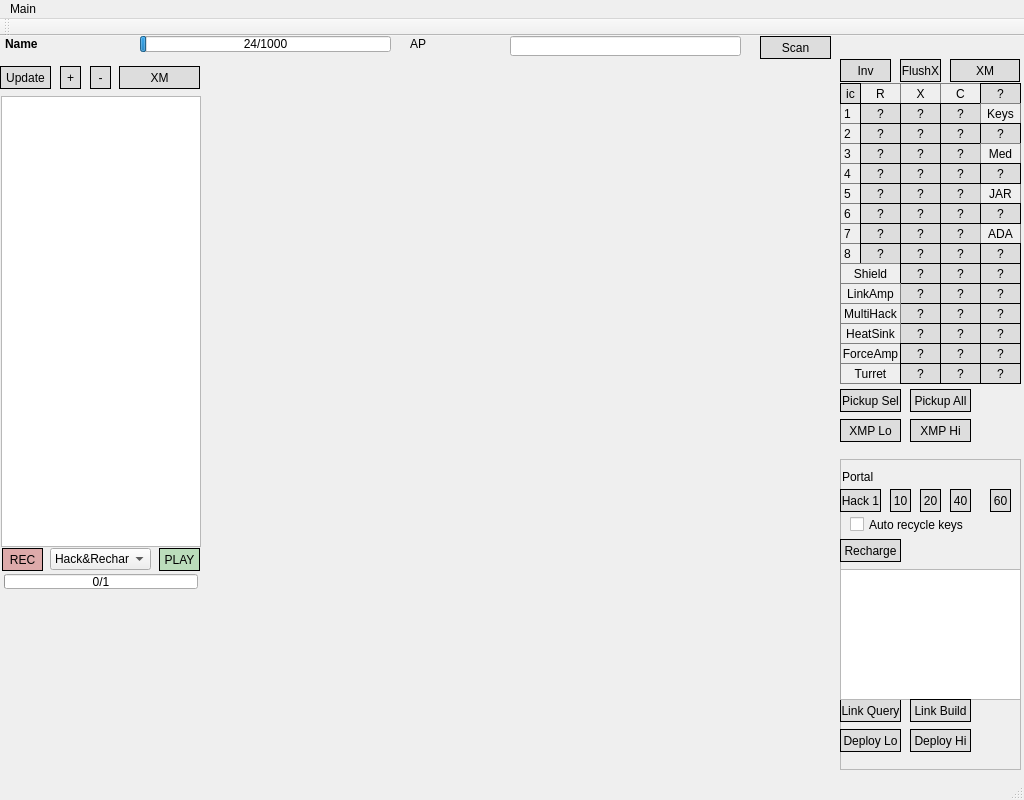
<?xml version="1.0" encoding="UTF-8"?>
<ui version="4.0">
 <class>MainWindow</class>
 <widget class="QMainWindow" name="MainWindow">
  <property name="geometry">
   <rect>
    <x>0</x>
    <y>0</y>
    <width>1024</width>
    <height>800</height>
   </rect>
  </property>
  <property name="windowTitle">
   <string>Influx</string>
  </property>
  <property name="styleSheet">
   <string notr="true">QWidget {
	font-family:&quot;Arial&quot;;
	font-size:10;
}

QPushButton {
	border: 1px solid black;
	background-color:#ddd;
}
QPushButton:hover {
	background-color:#eee;
}
QPushButton:pressed {
	background-color:#fff;
}
</string>
  </property>
  <widget class="QWidget" name="centralWidget">
   <widget class="QLabel" name="lblName">
    <property name="geometry">
     <rect>
      <x>5</x>
      <y>0</y>
      <width>121</width>
      <height>16</height>
     </rect>
    </property>
    <property name="font">
     <font>
      <family>Arial</family>
      <weight>75</weight>
      <bold>true</bold>
     </font>
    </property>
    <property name="styleSheet">
     <string notr="true">QWidget {
	font-weight:bold;
}</string>
    </property>
    <property name="text">
     <string>Name</string>
    </property>
   </widget>
   <widget class="QLabel" name="lblAP">
    <property name="geometry">
     <rect>
      <x>410</x>
      <y>0</y>
      <width>121</width>
      <height>16</height>
     </rect>
    </property>
    <property name="text">
     <string>AP</string>
    </property>
   </widget>
   <widget class="QProgressBar" name="prgXM">
    <property name="geometry">
     <rect>
      <x>140</x>
      <y>0</y>
      <width>251</width>
      <height>16</height>
     </rect>
    </property>
    <property name="maximum">
     <number>1000</number>
    </property>
    <property name="value">
     <number>24</number>
    </property>
    <property name="textVisible">
     <bool>true</bool>
    </property>
    <property name="format">
     <string>%v/%m</string>
    </property>
   </widget>
   <widget class="QLineEdit" name="edtPos">
    <property name="geometry">
     <rect>
      <x>510</x>
      <y>0</y>
      <width>231</width>
      <height>20</height>
     </rect>
    </property>
   </widget>
   <widget class="QWidget" name="wdgTool" native="true">
    <property name="geometry">
     <rect>
      <x>840</x>
      <y>3</y>
      <width>181</width>
      <height>741</height>
     </rect>
    </property>
    <widget class="QPushButton" name="btnInv">
     <property name="geometry">
      <rect>
       <x>0</x>
       <y>20</y>
       <width>51</width>
       <height>23</height>
      </rect>
     </property>
     <property name="text">
      <string>Inv</string>
     </property>
    </widget>
    <widget class="QFrame" name="frmInv">
     <property name="geometry">
      <rect>
       <x>0</x>
       <y>44</y>
       <width>181</width>
       <height>301</height>
      </rect>
     </property>
     <property name="styleSheet">
      <string notr="true">QFrame {
	border: 1px solid grey;
	
}</string>
     </property>
     <property name="frameShape">
      <enum>QFrame::StyledPanel</enum>
     </property>
     <property name="frameShadow">
      <enum>QFrame::Raised</enum>
     </property>
     <widget class="QLabel" name="lbl1">
      <property name="geometry">
       <rect>
        <x>0</x>
        <y>20</y>
        <width>21</width>
        <height>21</height>
       </rect>
      </property>
      <property name="font">
       <font>
        <family>Arial</family>
       </font>
      </property>
      <property name="text">
       <string>1</string>
      </property>
     </widget>
     <widget class="QLabel" name="lbl2">
      <property name="geometry">
       <rect>
        <x>0</x>
        <y>40</y>
        <width>21</width>
        <height>21</height>
       </rect>
      </property>
      <property name="font">
       <font>
        <family>Arial</family>
       </font>
      </property>
      <property name="text">
       <string>2</string>
      </property>
     </widget>
     <widget class="QLabel" name="lbl3">
      <property name="geometry">
       <rect>
        <x>0</x>
        <y>60</y>
        <width>21</width>
        <height>21</height>
       </rect>
      </property>
      <property name="font">
       <font>
        <family>Arial</family>
       </font>
      </property>
      <property name="text">
       <string>3</string>
      </property>
     </widget>
     <widget class="QLabel" name="lbl4">
      <property name="geometry">
       <rect>
        <x>0</x>
        <y>80</y>
        <width>21</width>
        <height>21</height>
       </rect>
      </property>
      <property name="font">
       <font>
        <family>Arial</family>
       </font>
      </property>
      <property name="text">
       <string>4</string>
      </property>
     </widget>
     <widget class="QLabel" name="lbl5">
      <property name="geometry">
       <rect>
        <x>0</x>
        <y>100</y>
        <width>21</width>
        <height>21</height>
       </rect>
      </property>
      <property name="font">
       <font>
        <family>Arial</family>
       </font>
      </property>
      <property name="text">
       <string>5</string>
      </property>
     </widget>
     <widget class="QLabel" name="lbl6">
      <property name="geometry">
       <rect>
        <x>0</x>
        <y>120</y>
        <width>21</width>
        <height>21</height>
       </rect>
      </property>
      <property name="font">
       <font>
        <family>Arial</family>
       </font>
      </property>
      <property name="text">
       <string>6</string>
      </property>
     </widget>
     <widget class="QLabel" name="lbl7">
      <property name="geometry">
       <rect>
        <x>0</x>
        <y>140</y>
        <width>21</width>
        <height>21</height>
       </rect>
      </property>
      <property name="font">
       <font>
        <family>Arial</family>
       </font>
      </property>
      <property name="text">
       <string>7</string>
      </property>
     </widget>
     <widget class="QLabel" name="lbl8">
      <property name="geometry">
       <rect>
        <x>0</x>
        <y>160</y>
        <width>21</width>
        <height>21</height>
       </rect>
      </property>
      <property name="font">
       <font>
        <family>Arial</family>
       </font>
      </property>
      <property name="text">
       <string>8</string>
      </property>
     </widget>
     <widget class="QLabel" name="lblR">
      <property name="geometry">
       <rect>
        <x>20</x>
        <y>0</y>
        <width>41</width>
        <height>21</height>
       </rect>
      </property>
      <property name="font">
       <font>
        <family>Arial</family>
       </font>
      </property>
      <property name="text">
       <string>R</string>
      </property>
      <property name="alignment">
       <set>Qt::AlignCenter</set>
      </property>
     </widget>
     <widget class="QLabel" name="lblX">
      <property name="geometry">
       <rect>
        <x>60</x>
        <y>0</y>
        <width>41</width>
        <height>21</height>
       </rect>
      </property>
      <property name="font">
       <font>
        <family>Arial</family>
       </font>
      </property>
      <property name="text">
       <string>X</string>
      </property>
      <property name="alignment">
       <set>Qt::AlignCenter</set>
      </property>
     </widget>
     <widget class="QLabel" name="lblC">
      <property name="geometry">
       <rect>
        <x>100</x>
        <y>0</y>
        <width>41</width>
        <height>21</height>
       </rect>
      </property>
      <property name="font">
       <font>
        <family>Arial</family>
       </font>
      </property>
      <property name="text">
       <string>C</string>
      </property>
      <property name="alignment">
       <set>Qt::AlignCenter</set>
      </property>
     </widget>
     <widget class="QPushButton" name="btnIR2">
      <property name="geometry">
       <rect>
        <x>20</x>
        <y>40</y>
        <width>41</width>
        <height>21</height>
       </rect>
      </property>
      <property name="text">
       <string>?</string>
      </property>
     </widget>
     <widget class="QPushButton" name="btnIR1">
      <property name="geometry">
       <rect>
        <x>20</x>
        <y>20</y>
        <width>41</width>
        <height>21</height>
       </rect>
      </property>
      <property name="text">
       <string>?</string>
      </property>
     </widget>
     <widget class="QPushButton" name="btnIR3">
      <property name="geometry">
       <rect>
        <x>20</x>
        <y>60</y>
        <width>41</width>
        <height>21</height>
       </rect>
      </property>
      <property name="text">
       <string>?</string>
      </property>
     </widget>
     <widget class="QPushButton" name="btnIR4">
      <property name="geometry">
       <rect>
        <x>20</x>
        <y>80</y>
        <width>41</width>
        <height>21</height>
       </rect>
      </property>
      <property name="text">
       <string>?</string>
      </property>
     </widget>
     <widget class="QPushButton" name="btnIR5">
      <property name="geometry">
       <rect>
        <x>20</x>
        <y>100</y>
        <width>41</width>
        <height>21</height>
       </rect>
      </property>
      <property name="text">
       <string>?</string>
      </property>
     </widget>
     <widget class="QPushButton" name="btnIR6">
      <property name="geometry">
       <rect>
        <x>20</x>
        <y>120</y>
        <width>41</width>
        <height>21</height>
       </rect>
      </property>
      <property name="text">
       <string>?</string>
      </property>
     </widget>
     <widget class="QPushButton" name="btnIR7">
      <property name="geometry">
       <rect>
        <x>20</x>
        <y>140</y>
        <width>41</width>
        <height>21</height>
       </rect>
      </property>
      <property name="text">
       <string>?</string>
      </property>
     </widget>
     <widget class="QPushButton" name="btnIR8">
      <property name="geometry">
       <rect>
        <x>20</x>
        <y>160</y>
        <width>41</width>
        <height>21</height>
       </rect>
      </property>
      <property name="text">
       <string>?</string>
      </property>
     </widget>
     <widget class="QPushButton" name="btnIX3">
      <property name="geometry">
       <rect>
        <x>60</x>
        <y>60</y>
        <width>41</width>
        <height>21</height>
       </rect>
      </property>
      <property name="text">
       <string>?</string>
      </property>
     </widget>
     <widget class="QPushButton" name="btnIX1">
      <property name="geometry">
       <rect>
        <x>60</x>
        <y>20</y>
        <width>41</width>
        <height>21</height>
       </rect>
      </property>
      <property name="text">
       <string>?</string>
      </property>
     </widget>
     <widget class="QPushButton" name="btnIX4">
      <property name="geometry">
       <rect>
        <x>60</x>
        <y>80</y>
        <width>41</width>
        <height>21</height>
       </rect>
      </property>
      <property name="text">
       <string>?</string>
      </property>
     </widget>
     <widget class="QPushButton" name="btnIX8">
      <property name="geometry">
       <rect>
        <x>60</x>
        <y>160</y>
        <width>41</width>
        <height>21</height>
       </rect>
      </property>
      <property name="text">
       <string>?</string>
      </property>
     </widget>
     <widget class="QPushButton" name="btnIX6">
      <property name="geometry">
       <rect>
        <x>60</x>
        <y>120</y>
        <width>41</width>
        <height>21</height>
       </rect>
      </property>
      <property name="text">
       <string>?</string>
      </property>
     </widget>
     <widget class="QPushButton" name="btnIX2">
      <property name="geometry">
       <rect>
        <x>60</x>
        <y>40</y>
        <width>41</width>
        <height>21</height>
       </rect>
      </property>
      <property name="text">
       <string>?</string>
      </property>
     </widget>
     <widget class="QPushButton" name="btnIX5">
      <property name="geometry">
       <rect>
        <x>60</x>
        <y>100</y>
        <width>41</width>
        <height>21</height>
       </rect>
      </property>
      <property name="text">
       <string>?</string>
      </property>
     </widget>
     <widget class="QPushButton" name="btnIX7">
      <property name="geometry">
       <rect>
        <x>60</x>
        <y>140</y>
        <width>41</width>
        <height>21</height>
       </rect>
      </property>
      <property name="text">
       <string>?</string>
      </property>
     </widget>
     <widget class="QPushButton" name="btnIC2">
      <property name="geometry">
       <rect>
        <x>100</x>
        <y>40</y>
        <width>41</width>
        <height>21</height>
       </rect>
      </property>
      <property name="text">
       <string>?</string>
      </property>
     </widget>
     <widget class="QPushButton" name="btnIC6">
      <property name="geometry">
       <rect>
        <x>100</x>
        <y>120</y>
        <width>41</width>
        <height>21</height>
       </rect>
      </property>
      <property name="text">
       <string>?</string>
      </property>
     </widget>
     <widget class="QPushButton" name="btnIC7">
      <property name="geometry">
       <rect>
        <x>100</x>
        <y>140</y>
        <width>41</width>
        <height>21</height>
       </rect>
      </property>
      <property name="text">
       <string>?</string>
      </property>
     </widget>
     <widget class="QPushButton" name="btnIC8">
      <property name="geometry">
       <rect>
        <x>100</x>
        <y>160</y>
        <width>41</width>
        <height>21</height>
       </rect>
      </property>
      <property name="text">
       <string>?</string>
      </property>
     </widget>
     <widget class="QPushButton" name="btnIC5">
      <property name="geometry">
       <rect>
        <x>100</x>
        <y>100</y>
        <width>41</width>
        <height>21</height>
       </rect>
      </property>
      <property name="text">
       <string>?</string>
      </property>
     </widget>
     <widget class="QPushButton" name="btnIC4">
      <property name="geometry">
       <rect>
        <x>100</x>
        <y>80</y>
        <width>41</width>
        <height>21</height>
       </rect>
      </property>
      <property name="text">
       <string>?</string>
      </property>
     </widget>
     <widget class="QPushButton" name="btnIC1">
      <property name="geometry">
       <rect>
        <x>100</x>
        <y>20</y>
        <width>41</width>
        <height>21</height>
       </rect>
      </property>
      <property name="text">
       <string>?</string>
      </property>
     </widget>
     <widget class="QPushButton" name="btnIC3">
      <property name="geometry">
       <rect>
        <x>100</x>
        <y>60</y>
        <width>41</width>
        <height>21</height>
       </rect>
      </property>
      <property name="text">
       <string>?</string>
      </property>
     </widget>
     <widget class="QLabel" name="lblS">
      <property name="geometry">
       <rect>
        <x>0</x>
        <y>180</y>
        <width>61</width>
        <height>21</height>
       </rect>
      </property>
      <property name="font">
       <font>
        <family>Arial</family>
       </font>
      </property>
      <property name="text">
       <string>Shield</string>
      </property>
      <property name="alignment">
       <set>Qt::AlignCenter</set>
      </property>
     </widget>
     <widget class="QPushButton" name="btnIS1">
      <property name="geometry">
       <rect>
        <x>60</x>
        <y>180</y>
        <width>41</width>
        <height>21</height>
       </rect>
      </property>
      <property name="text">
       <string>?</string>
      </property>
     </widget>
     <widget class="QPushButton" name="btnIS2">
      <property name="geometry">
       <rect>
        <x>100</x>
        <y>180</y>
        <width>41</width>
        <height>21</height>
       </rect>
      </property>
      <property name="text">
       <string>?</string>
      </property>
     </widget>
     <widget class="QPushButton" name="btnIS3">
      <property name="geometry">
       <rect>
        <x>140</x>
        <y>180</y>
        <width>41</width>
        <height>21</height>
       </rect>
      </property>
      <property name="text">
       <string>?</string>
      </property>
     </widget>
     <widget class="QLabel" name="lblADA">
      <property name="geometry">
       <rect>
        <x>140</x>
        <y>140</y>
        <width>41</width>
        <height>21</height>
       </rect>
      </property>
      <property name="font">
       <font>
        <family>Arial</family>
       </font>
      </property>
      <property name="text">
       <string>ADA</string>
      </property>
      <property name="alignment">
       <set>Qt::AlignCenter</set>
      </property>
     </widget>
     <widget class="QLabel" name="lblJAR">
      <property name="geometry">
       <rect>
        <x>140</x>
        <y>100</y>
        <width>41</width>
        <height>21</height>
       </rect>
      </property>
      <property name="font">
       <font>
        <family>Arial</family>
       </font>
      </property>
      <property name="text">
       <string>JAR</string>
      </property>
      <property name="alignment">
       <set>Qt::AlignCenter</set>
      </property>
     </widget>
     <widget class="QPushButton" name="btnIAll">
      <property name="geometry">
       <rect>
        <x>140</x>
        <y>0</y>
        <width>41</width>
        <height>21</height>
       </rect>
      </property>
      <property name="text">
       <string>?</string>
      </property>
     </widget>
     <widget class="QPushButton" name="btnIADA">
      <property name="geometry">
       <rect>
        <x>140</x>
        <y>160</y>
        <width>41</width>
        <height>21</height>
       </rect>
      </property>
      <property name="text">
       <string>?</string>
      </property>
     </widget>
     <widget class="QPushButton" name="btnIJAR">
      <property name="geometry">
       <rect>
        <x>140</x>
        <y>120</y>
        <width>41</width>
        <height>21</height>
       </rect>
      </property>
      <property name="text">
       <string>?</string>
      </property>
     </widget>
     <widget class="QLabel" name="lblKEY">
      <property name="geometry">
       <rect>
        <x>140</x>
        <y>20</y>
        <width>41</width>
        <height>21</height>
       </rect>
      </property>
      <property name="font">
       <font>
        <family>Arial</family>
       </font>
      </property>
      <property name="text">
       <string>Keys</string>
      </property>
      <property name="alignment">
       <set>Qt::AlignCenter</set>
      </property>
     </widget>
     <widget class="QPushButton" name="btnIKEY">
      <property name="geometry">
       <rect>
        <x>140</x>
        <y>40</y>
        <width>41</width>
        <height>21</height>
       </rect>
      </property>
      <property name="text">
       <string>?</string>
      </property>
     </widget>
     <widget class="QLabel" name="lblMED">
      <property name="geometry">
       <rect>
        <x>140</x>
        <y>60</y>
        <width>41</width>
        <height>21</height>
       </rect>
      </property>
      <property name="font">
       <font>
        <family>Arial</family>
       </font>
      </property>
      <property name="text">
       <string>Med</string>
      </property>
      <property name="alignment">
       <set>Qt::AlignCenter</set>
      </property>
     </widget>
     <widget class="QPushButton" name="btnIMED">
      <property name="geometry">
       <rect>
        <x>140</x>
        <y>80</y>
        <width>41</width>
        <height>21</height>
       </rect>
      </property>
      <property name="text">
       <string>?</string>
      </property>
     </widget>
     <widget class="QPushButton" name="btnIL2">
      <property name="geometry">
       <rect>
        <x>100</x>
        <y>200</y>
        <width>41</width>
        <height>21</height>
       </rect>
      </property>
      <property name="text">
       <string>?</string>
      </property>
     </widget>
     <widget class="QPushButton" name="btnIL1">
      <property name="geometry">
       <rect>
        <x>60</x>
        <y>200</y>
        <width>41</width>
        <height>21</height>
       </rect>
      </property>
      <property name="text">
       <string>?</string>
      </property>
     </widget>
     <widget class="QPushButton" name="btnIL3">
      <property name="geometry">
       <rect>
        <x>140</x>
        <y>200</y>
        <width>41</width>
        <height>21</height>
       </rect>
      </property>
      <property name="text">
       <string>?</string>
      </property>
     </widget>
     <widget class="QLabel" name="lblLA">
      <property name="geometry">
       <rect>
        <x>0</x>
        <y>200</y>
        <width>61</width>
        <height>21</height>
       </rect>
      </property>
      <property name="font">
       <font>
        <family>Arial</family>
       </font>
      </property>
      <property name="text">
       <string>LinkAmp</string>
      </property>
      <property name="alignment">
       <set>Qt::AlignCenter</set>
      </property>
     </widget>
     <widget class="QPushButton" name="btnIU1">
      <property name="geometry">
       <rect>
        <x>60</x>
        <y>220</y>
        <width>41</width>
        <height>21</height>
       </rect>
      </property>
      <property name="text">
       <string>?</string>
      </property>
     </widget>
     <widget class="QPushButton" name="btnIU2">
      <property name="geometry">
       <rect>
        <x>100</x>
        <y>220</y>
        <width>41</width>
        <height>21</height>
       </rect>
      </property>
      <property name="text">
       <string>?</string>
      </property>
     </widget>
     <widget class="QPushButton" name="btnIU3">
      <property name="geometry">
       <rect>
        <x>140</x>
        <y>220</y>
        <width>41</width>
        <height>21</height>
       </rect>
      </property>
      <property name="text">
       <string>?</string>
      </property>
     </widget>
     <widget class="QLabel" name="lblMH">
      <property name="geometry">
       <rect>
        <x>0</x>
        <y>220</y>
        <width>61</width>
        <height>21</height>
       </rect>
      </property>
      <property name="font">
       <font>
        <family>Arial</family>
       </font>
      </property>
      <property name="text">
       <string>MultiHack</string>
      </property>
      <property name="alignment">
       <set>Qt::AlignCenter</set>
      </property>
     </widget>
     <widget class="QPushButton" name="btnIH1">
      <property name="geometry">
       <rect>
        <x>60</x>
        <y>240</y>
        <width>41</width>
        <height>21</height>
       </rect>
      </property>
      <property name="text">
       <string>?</string>
      </property>
     </widget>
     <widget class="QPushButton" name="btnIH3">
      <property name="geometry">
       <rect>
        <x>140</x>
        <y>240</y>
        <width>41</width>
        <height>21</height>
       </rect>
      </property>
      <property name="text">
       <string>?</string>
      </property>
     </widget>
     <widget class="QPushButton" name="btnIH2">
      <property name="geometry">
       <rect>
        <x>100</x>
        <y>240</y>
        <width>41</width>
        <height>21</height>
       </rect>
      </property>
      <property name="text">
       <string>?</string>
      </property>
     </widget>
     <widget class="QLabel" name="lblHS">
      <property name="geometry">
       <rect>
        <x>0</x>
        <y>240</y>
        <width>61</width>
        <height>21</height>
       </rect>
      </property>
      <property name="font">
       <font>
        <family>Arial</family>
       </font>
      </property>
      <property name="text">
       <string>HeatSink</string>
      </property>
      <property name="alignment">
       <set>Qt::AlignCenter</set>
      </property>
     </widget>
     <widget class="QPushButton" name="btnIF2">
      <property name="geometry">
       <rect>
        <x>100</x>
        <y>260</y>
        <width>41</width>
        <height>21</height>
       </rect>
      </property>
      <property name="text">
       <string>?</string>
      </property>
     </widget>
     <widget class="QLabel" name="lblFA">
      <property name="geometry">
       <rect>
        <x>0</x>
        <y>260</y>
        <width>61</width>
        <height>21</height>
       </rect>
      </property>
      <property name="font">
       <font>
        <family>Arial</family>
       </font>
      </property>
      <property name="text">
       <string>ForceAmp</string>
      </property>
      <property name="alignment">
       <set>Qt::AlignCenter</set>
      </property>
     </widget>
     <widget class="QPushButton" name="btnIF1">
      <property name="geometry">
       <rect>
        <x>60</x>
        <y>260</y>
        <width>41</width>
        <height>21</height>
       </rect>
      </property>
      <property name="text">
       <string>?</string>
      </property>
     </widget>
     <widget class="QPushButton" name="btnIF3">
      <property name="geometry">
       <rect>
        <x>140</x>
        <y>260</y>
        <width>41</width>
        <height>21</height>
       </rect>
      </property>
      <property name="text">
       <string>?</string>
      </property>
     </widget>
     <widget class="QPushButton" name="btnIT2">
      <property name="geometry">
       <rect>
        <x>100</x>
        <y>280</y>
        <width>41</width>
        <height>21</height>
       </rect>
      </property>
      <property name="text">
       <string>?</string>
      </property>
     </widget>
     <widget class="QLabel" name="lblTU">
      <property name="geometry">
       <rect>
        <x>0</x>
        <y>280</y>
        <width>61</width>
        <height>21</height>
       </rect>
      </property>
      <property name="font">
       <font>
        <family>Arial</family>
       </font>
      </property>
      <property name="text">
       <string>Turret</string>
      </property>
      <property name="alignment">
       <set>Qt::AlignCenter</set>
      </property>
     </widget>
     <widget class="QPushButton" name="btnIT1">
      <property name="geometry">
       <rect>
        <x>60</x>
        <y>280</y>
        <width>41</width>
        <height>21</height>
       </rect>
      </property>
      <property name="text">
       <string>?</string>
      </property>
     </widget>
     <widget class="QPushButton" name="btnIT3">
      <property name="geometry">
       <rect>
        <x>140</x>
        <y>280</y>
        <width>41</width>
        <height>21</height>
       </rect>
      </property>
      <property name="text">
       <string>?</string>
      </property>
     </widget>
     <widget class="QPushButton" name="btnInvClear">
      <property name="geometry">
       <rect>
        <x>0</x>
        <y>0</y>
        <width>21</width>
        <height>21</height>
       </rect>
      </property>
      <property name="text">
       <string>ic</string>
      </property>
     </widget>
    </widget>
    <widget class="QFrame" name="frmPortal">
     <property name="geometry">
      <rect>
       <x>0</x>
       <y>420</y>
       <width>181</width>
       <height>311</height>
      </rect>
     </property>
     <property name="frameShape">
      <enum>QFrame::StyledPanel</enum>
     </property>
     <property name="frameShadow">
      <enum>QFrame::Raised</enum>
     </property>
     <widget class="QPushButton" name="btnHack1">
      <property name="geometry">
       <rect>
        <x>0</x>
        <y>30</y>
        <width>41</width>
        <height>23</height>
       </rect>
      </property>
      <property name="text">
       <string>Hack 1</string>
      </property>
     </widget>
     <widget class="QPushButton" name="btnHack10">
      <property name="geometry">
       <rect>
        <x>50</x>
        <y>30</y>
        <width>21</width>
        <height>23</height>
       </rect>
      </property>
      <property name="text">
       <string>10</string>
      </property>
     </widget>
     <widget class="QPushButton" name="btnRecharge">
      <property name="geometry">
       <rect>
        <x>0</x>
        <y>80</y>
        <width>61</width>
        <height>23</height>
       </rect>
      </property>
      <property name="text">
       <string>Recharge</string>
      </property>
     </widget>
     <widget class="QPushButton" name="btnHack60">
      <property name="geometry">
       <rect>
        <x>150</x>
        <y>30</y>
        <width>21</width>
        <height>23</height>
       </rect>
      </property>
      <property name="text">
       <string>60</string>
      </property>
     </widget>
     <widget class="QLabel" name="lblPName">
      <property name="geometry">
       <rect>
        <x>2</x>
        <y>10</y>
        <width>171</width>
        <height>16</height>
       </rect>
      </property>
      <property name="font">
       <font>
        <family>Arial</family>
        <weight>50</weight>
        <bold>false</bold>
       </font>
      </property>
      <property name="text">
       <string>Portal</string>
      </property>
     </widget>
     <widget class="QPushButton" name="btnDeployLo">
      <property name="geometry">
       <rect>
        <x>0</x>
        <y>270</y>
        <width>61</width>
        <height>23</height>
       </rect>
      </property>
      <property name="text">
       <string>Deploy Lo</string>
      </property>
     </widget>
     <widget class="QPushButton" name="btnDeployHi">
      <property name="geometry">
       <rect>
        <x>70</x>
        <y>270</y>
        <width>61</width>
        <height>23</height>
       </rect>
      </property>
      <property name="text">
       <string>Deploy Hi</string>
      </property>
     </widget>
     <widget class="QPushButton" name="btnLinkQuery">
      <property name="geometry">
       <rect>
        <x>0</x>
        <y>240</y>
        <width>61</width>
        <height>23</height>
       </rect>
      </property>
      <property name="text">
       <string>Link Query</string>
      </property>
     </widget>
     <widget class="QListWidget" name="lstLink">
      <property name="geometry">
       <rect>
        <x>0</x>
        <y>110</y>
        <width>181</width>
        <height>131</height>
       </rect>
      </property>
     </widget>
     <widget class="QPushButton" name="btnLinkBuild">
      <property name="geometry">
       <rect>
        <x>70</x>
        <y>240</y>
        <width>61</width>
        <height>23</height>
       </rect>
      </property>
      <property name="text">
       <string>Link Build</string>
      </property>
     </widget>
     <widget class="QPushButton" name="btnHack20">
      <property name="geometry">
       <rect>
        <x>80</x>
        <y>30</y>
        <width>21</width>
        <height>23</height>
       </rect>
      </property>
      <property name="text">
       <string>20</string>
      </property>
     </widget>
     <widget class="QPushButton" name="btnHack40">
      <property name="geometry">
       <rect>
        <x>110</x>
        <y>30</y>
        <width>21</width>
        <height>23</height>
       </rect>
      </property>
      <property name="text">
       <string>40</string>
      </property>
     </widget>
     <widget class="QCheckBox" name="chkAutoRec">
      <property name="geometry">
       <rect>
        <x>10</x>
        <y>57</y>
        <width>151</width>
        <height>17</height>
       </rect>
      </property>
      <property name="text">
       <string>Auto recycle keys</string>
      </property>
     </widget>
    </widget>
    <widget class="QPushButton" name="btnXM">
     <property name="geometry">
      <rect>
       <x>110</x>
       <y>20</y>
       <width>70</width>
       <height>23</height>
      </rect>
     </property>
     <property name="text">
      <string>XM</string>
     </property>
    </widget>
    <widget class="QPushButton" name="btnPickAll">
     <property name="geometry">
      <rect>
       <x>70</x>
       <y>350</y>
       <width>61</width>
       <height>23</height>
      </rect>
     </property>
     <property name="text">
      <string>Pickup All</string>
     </property>
    </widget>
    <widget class="QPushButton" name="btnPickSel">
     <property name="geometry">
      <rect>
       <x>0</x>
       <y>350</y>
       <width>61</width>
       <height>23</height>
      </rect>
     </property>
     <property name="text">
      <string>Pickup Sel</string>
     </property>
    </widget>
    <widget class="QPushButton" name="btnXMFlush">
     <property name="geometry">
      <rect>
       <x>60</x>
       <y>20</y>
       <width>41</width>
       <height>23</height>
      </rect>
     </property>
     <property name="text">
      <string>FlushX</string>
     </property>
    </widget>
    <widget class="QPushButton" name="btnXMPLo">
     <property name="geometry">
      <rect>
       <x>0</x>
       <y>380</y>
       <width>61</width>
       <height>23</height>
      </rect>
     </property>
     <property name="text">
      <string>XMP Lo</string>
     </property>
    </widget>
    <widget class="QPushButton" name="btnXMPHi">
     <property name="geometry">
      <rect>
       <x>70</x>
       <y>380</y>
       <width>61</width>
       <height>23</height>
      </rect>
     </property>
     <property name="text">
      <string>XMP Hi</string>
     </property>
    </widget>
   </widget>
   <widget class="QWidget" name="wdgMeta" native="true">
    <property name="geometry">
     <rect>
      <x>0</x>
      <y>30</y>
      <width>201</width>
      <height>531</height>
     </rect>
    </property>
    <widget class="QListWidget" name="lstLocations">
     <property name="geometry">
      <rect>
       <x>1</x>
       <y>30</y>
       <width>200</width>
       <height>451</height>
      </rect>
     </property>
    </widget>
    <widget class="QPushButton" name="btnUpdPlaces">
     <property name="geometry">
      <rect>
       <x>0</x>
       <y>0</y>
       <width>51</width>
       <height>23</height>
      </rect>
     </property>
     <property name="text">
      <string>Update</string>
     </property>
    </widget>
    <widget class="QPushButton" name="btnXMSlurp">
     <property name="geometry">
      <rect>
       <x>119</x>
       <y>0</y>
       <width>81</width>
       <height>23</height>
      </rect>
     </property>
     <property name="text">
      <string>XM</string>
     </property>
    </widget>
    <widget class="QPushButton" name="btnAddPlace">
     <property name="geometry">
      <rect>
       <x>60</x>
       <y>0</y>
       <width>21</width>
       <height>23</height>
      </rect>
     </property>
     <property name="text">
      <string>+</string>
     </property>
    </widget>
    <widget class="QPushButton" name="btnRemPlace">
     <property name="geometry">
      <rect>
       <x>90</x>
       <y>0</y>
       <width>21</width>
       <height>23</height>
      </rect>
     </property>
     <property name="text">
      <string>-</string>
     </property>
    </widget>
    <widget class="QPushButton" name="btnRec">
     <property name="geometry">
      <rect>
       <x>2</x>
       <y>482</y>
       <width>41</width>
       <height>23</height>
      </rect>
     </property>
     <property name="styleSheet">
      <string notr="true">QPushButton {
	border: 1px solid black;
	background-color:#daa;
}
QPushButton:hover {
	background-color:#eaa;
}
QPushButton:pressed {
	background-color:#faa;
}
</string>
     </property>
     <property name="text">
      <string>REC</string>
     </property>
    </widget>
    <widget class="QPushButton" name="btnPlay">
     <property name="geometry">
      <rect>
       <x>159</x>
       <y>482</y>
       <width>41</width>
       <height>23</height>
      </rect>
     </property>
     <property name="styleSheet">
      <string notr="true">QPushButton {
	border: 1px solid black;
	background-color:#bdb;
}
QPushButton:hover {
	background-color:#beb;
}
QPushButton:pressed {
	background-color:#bfb;
}
</string>
     </property>
     <property name="text">
      <string>PLAY</string>
     </property>
    </widget>
    <widget class="QComboBox" name="cmbMacroMode">
     <property name="geometry">
      <rect>
       <x>50</x>
       <y>482</y>
       <width>101</width>
       <height>22</height>
      </rect>
     </property>
     <item>
      <property name="text">
       <string>Hack&amp;Recharge</string>
      </property>
     </item>
     <item>
      <property name="text">
       <string>Hack</string>
      </property>
     </item>
     <item>
      <property name="text">
       <string>Recharge</string>
      </property>
     </item>
    </widget>
    <widget class="QProgressBar" name="prgMacro">
     <property name="geometry">
      <rect>
       <x>4</x>
       <y>508</y>
       <width>194</width>
       <height>15</height>
      </rect>
     </property>
     <property name="maximum">
      <number>1</number>
     </property>
     <property name="value">
      <number>0</number>
     </property>
     <property name="textVisible">
      <bool>true</bool>
     </property>
     <property name="textDirection">
      <enum>QProgressBar::TopToBottom</enum>
     </property>
     <property name="format">
      <string>%v/%m</string>
     </property>
    </widget>
   </widget>
   <widget class="QPushButton" name="btnScn">
    <property name="geometry">
     <rect>
      <x>760</x>
      <y>0</y>
      <width>71</width>
      <height>23</height>
     </rect>
    </property>
    <property name="text">
     <string>Scan</string>
    </property>
   </widget>
  </widget>
  <widget class="QMenuBar" name="menuBar">
   <property name="geometry">
    <rect>
     <x>0</x>
     <y>0</y>
     <width>1024</width>
     <height>21</height>
    </rect>
   </property>
   <widget class="QMenu" name="menuMain">
    <property name="title">
     <string>Main</string>
    </property>
    <addaction name="actionLogin"/>
    <addaction name="actionLogout"/>
    <addaction name="separator"/>
    <addaction name="actionSave_User"/>
    <addaction name="actionLoad_User"/>
   </widget>
   <addaction name="menuMain"/>
  </widget>
  <widget class="QToolBar" name="mainToolBar">
   <attribute name="toolBarArea">
    <enum>TopToolBarArea</enum>
   </attribute>
   <attribute name="toolBarBreak">
    <bool>false</bool>
   </attribute>
  </widget>
  <widget class="QStatusBar" name="statusBar"/>
  <action name="actionLogin">
   <property name="text">
    <string>Login</string>
   </property>
  </action>
  <action name="actionLogout">
   <property name="text">
    <string>Logout</string>
   </property>
  </action>
  <action name="actionSave_User">
   <property name="text">
    <string>Save User</string>
   </property>
  </action>
  <action name="actionLoad_User">
   <property name="text">
    <string>Load User</string>
   </property>
  </action>
  <action name="actionAdd_Current">
   <property name="text">
    <string>Add Current</string>
   </property>
  </action>
 </widget>
 <layoutdefault spacing="6" margin="11"/>
 <resources/>
 <connections/>
</ui>
